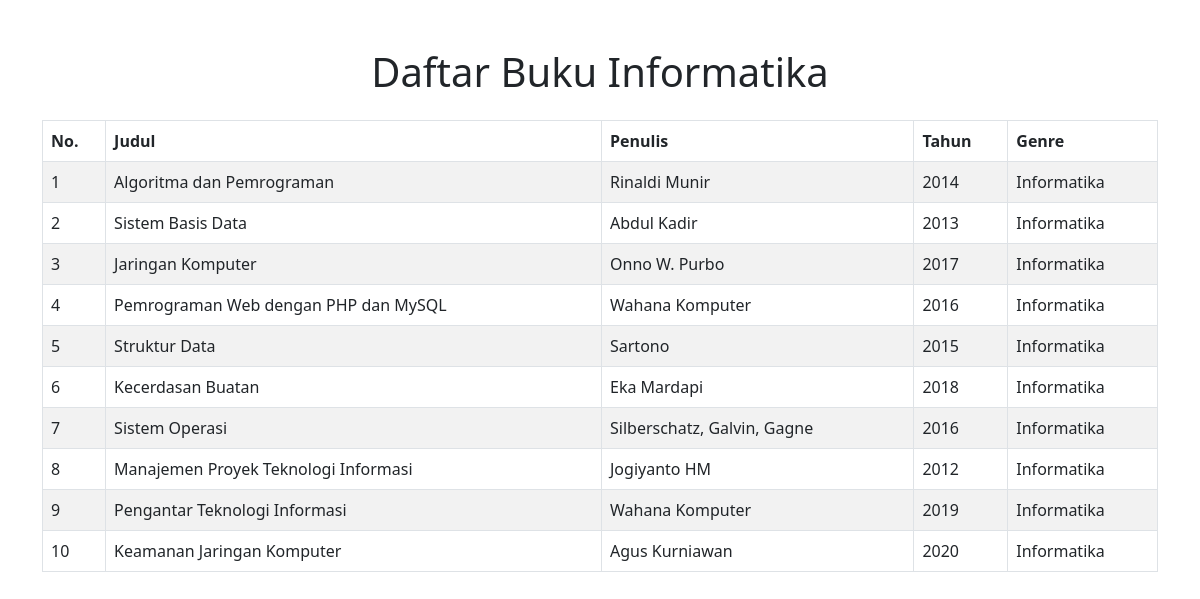
The page /Tugas1/buku/index.php on the database its author committed.
### tables this page shows
CREATE TABLE IF NOT EXISTS `buku` (
  `id_buku` int NOT NULL AUTO_INCREMENT,
  `judul_buku` varchar(255) NOT NULL,
  `penerbit` varchar(255) NOT NULL,
  `year` int NOT NULL,
  `genre` varchar(100) NOT NULL,
  PRIMARY KEY (`id_buku`)
);

### Tugas1/buku/index.php (the view, shortened to what this page needs)
<?php
include 'db.php';
?>
<!DOCTYPE html>
<html lang="id">
<head>
    <link href="https://cdn.jsdelivr.net/npm/bootstrap@5.3.0-alpha1/dist/css/bootstrap.min.css" rel="stylesheet">
</head>
<body>
    <div class="container mt-5">
        <h1 class="text-center">Daftar Buku Informatika</h1>
        <table class="table table-bordered table-striped mt-4">
            <thead>
                <tr>
                    <th>No.</th>
                    <th>Judul</th>
                    <th>Penulis</th>
                    <th>Tahun</th>
                    <th>Genre</th>
                </tr>
            </thead>
            <tbody>
                <?php
                $sql = "SELECT * FROM buku";
                $result = $conn->query($sql);
                if ($result->num_rows > 0) {
                    while($row = $result->fetch_assoc()) {
                        echo "<tr>
                                <td>".$row['id_buku']."</td>
                                <td>".$row['judul_buku']."</td>
                                <td>".$row['penerbit']."</td>
                                <td>".$row['year']."</td>
                                <td>".$row['genre']."</td>
                              </tr>";
                    }
                } else {
                    echo "<tr><td colspan='5' class='text-center'>Tidak ada buku ditemukan</td></tr>";
                }
                ?>
            </tbody>
        </table>
    </div>
</body>
</html>

### rows shown on the page
buku: id_buku "1", judul_buku "Algoritma dan Pemrograman", penerbit "Rinaldi Munir", year "2014", genre "Informatika"
buku: id_buku "2", judul_buku "Sistem Basis Data", penerbit "Abdul Kadir", year "2013", genre "Informatika"
buku: id_buku "3", judul_buku "Jaringan Komputer", penerbit "Onno W. Purbo", year "2017", genre "Informatika"
buku: id_buku "4", judul_buku "Pemrograman Web dengan PHP dan MySQL", penerbit "Wahana Komputer", year "2016", genre "Informatika"
buku: id_buku "5", judul_buku "Struktur Data", penerbit "Sartono", year "2015", genre "Informatika"
buku: id_buku "6", judul_buku "Kecerdasan Buatan", penerbit "Eka Mardapi", year "2018", genre "Informatika"
buku: id_buku "7", judul_buku "Sistem Operasi", penerbit "Silberschatz, Galvin, Gagne", year "2016", genre "Informatika"
buku: id_buku "8", judul_buku "Manajemen Proyek Teknologi Informasi", penerbit "Jogiyanto HM", year "2012", genre "Informatika"
buku: id_buku "9", judul_buku "Pengantar Teknologi Informasi", penerbit "Wahana Komputer", year "2019", genre "Informatika"
buku: id_buku "10", judul_buku "Keamanan Jaringan Komputer", penerbit "Agus Kurniawan", year "2020", genre "Informatika"
